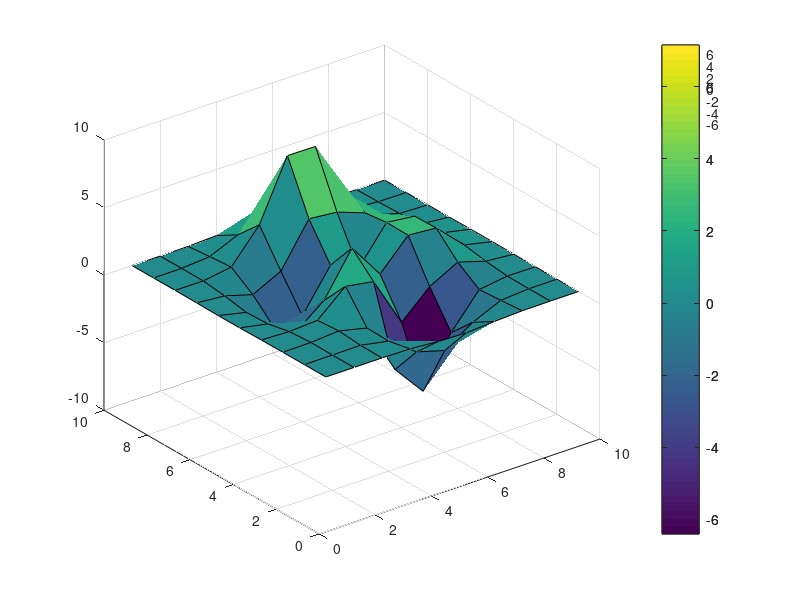
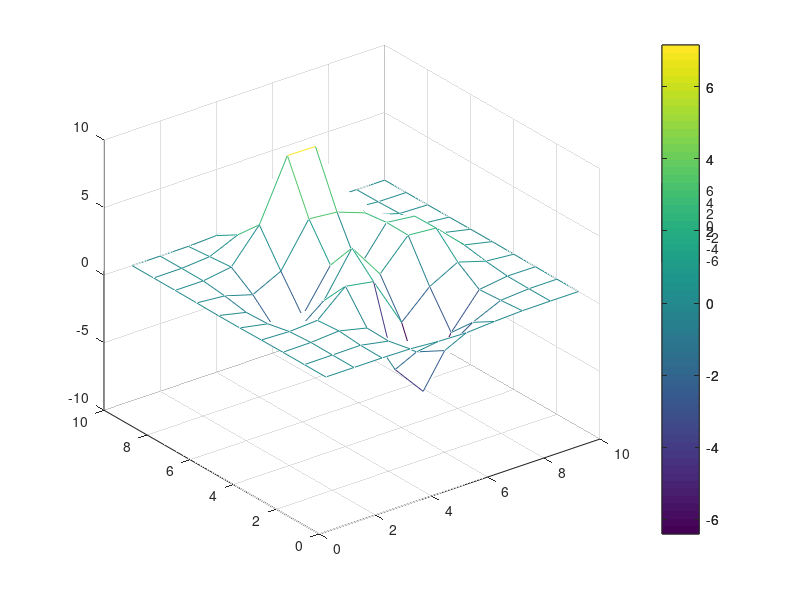
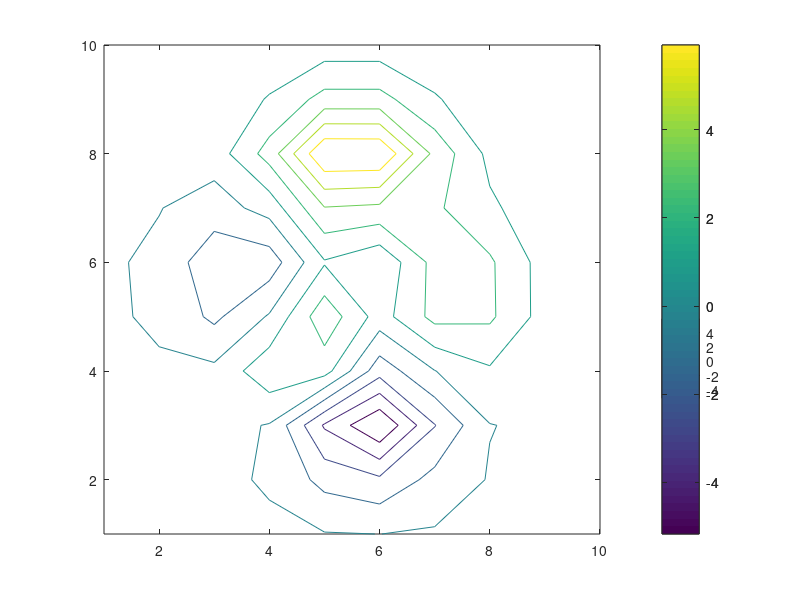
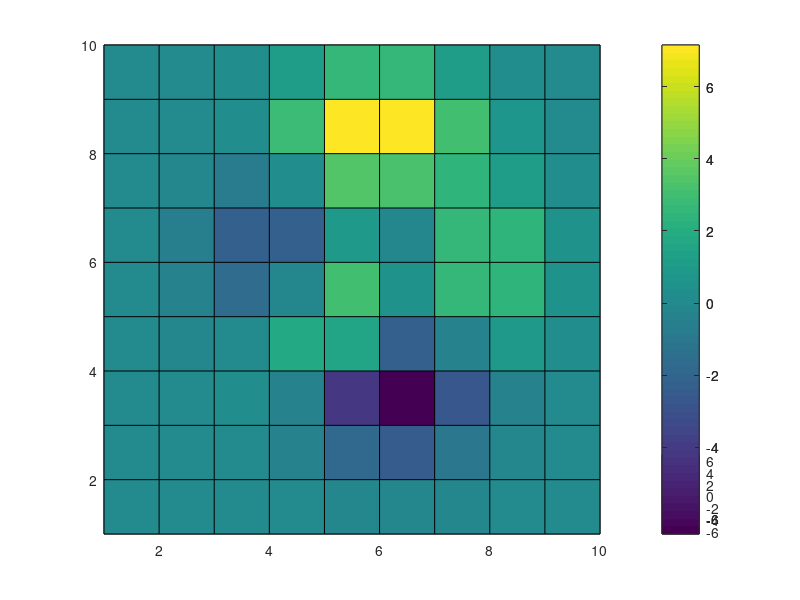

These charts were generated, in order, by the following MATLAB code:
% First, create 4  figures with four different graphs (each with  a
% colorbar):
figure(1)
surf(peaks(10))
colorbar
figure(2)
mesh(peaks(10))
colorbar
figure(3)
contour(peaks(10))
colorbar
figure(4)
pcolor(peaks(10))
colorbar
% Now create destination graph
figure(5)
ax = zeros(4,1);
for i = 1:4
    ax(i)=subplot(4,1,i);
end
% Now copy contents of each figure over to destination figure
% Modify position of each axes as it is transferred
for i = 1:4
    figure(i)
    h = get(gcf,'Children');
    newh = copyobj(h,5)
    for j = 1:length(newh)
        posnewh = get(newh(j),'Position');
        possub  = get(ax(i),'Position');
        set(newh(j),'Position',...
            [posnewh(1) possub(2) posnewh(3) possub(4)])
    end
    delete(ax(i));
end
figure(5)